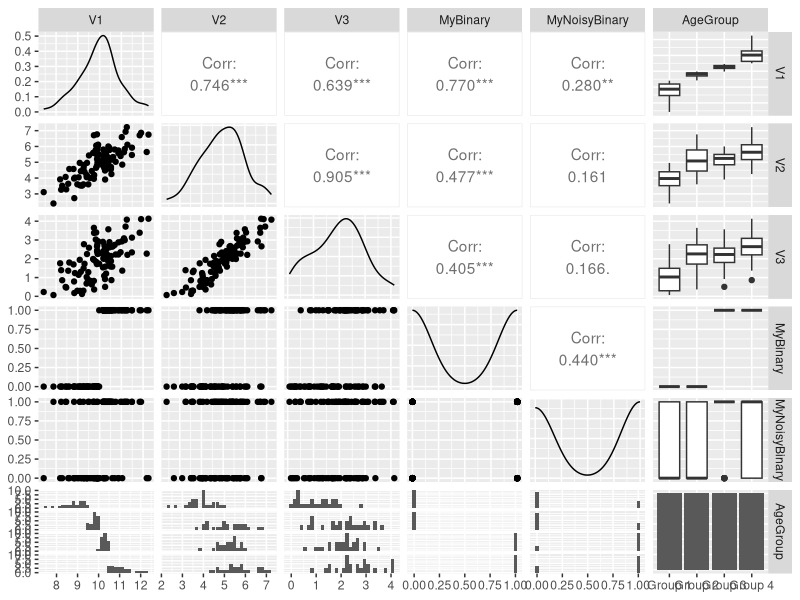

This chart was generated by the following R code:


n <- 50
maj <- 0.8
samp <- c(0, 1)
probs <- c(maj, 1-maj)
probs_rev <- rev(probs)
dst_zero <- sample(samp, n, replace = T, prob = probs)
dst_one <- sample(samp, n, replace = T, prob = probs_rev)
mut_zero <- sample(samp, n, replace = T, prob = probs)
mut_one <- sample(samp, n, replace = T, prob = probs_rev)

x <- data.frame(dst = c(dst_zero, dst_one), has_mut = c(mut_zero, mut_one)) 

model <- glm(formula = dst ~ has_mut, data = x, family = binomial)

summary(model)


lineages <- c("lin1", "lin2", "lin3", "lin4")

lin_zero <- sample(lineages, n, replace = T)
lin_one <- sample(lineages, n, replace = T, prob = c(maj, rep((1-maj)/3, 3)))

x$lin <- c(lin_zero, lin_one)


model_2 <- glm(formula = dst ~ lin, data = x, family = binomial)

summary(model_2)

model_3 <- glm(formula = dst ~ lin + has_mut, data = x, family = binomial)

summary(model_3)

anova(model_3, model, test='Chisq')





# ------

# https://www.r-bloggers.com/2021/05/how-to-generate-correlated-data-in-r/

library(MASS)

set.seed(5)
# create the variance covariance matrix
sigma <- rbind(c(1, 0.8, 0.7), c(0.8, 1, 0.9), c(0.7,0.9,1))
# create the mean vector
mu <- c(10, 5, 2) 
# generate the multivariate normal distribution
df <- as.data.frame(MASS::mvrnorm(n = 100, mu = mu, Sigma = sigma))

model <- lm(V1 ~ V2, data = df)
summary(model)

model_2 <- lm(V1 ~ V3, data = df) 
summary(model_2)

model_3 <- lm(V1 ~ V2 + V3, data = df)
summary(model_3)


# ------

library(tidyverse)
library(GGally)

df <- df %>% mutate(MyBinary = ifelse(V1 > median(V1), 1 ,0))

df <- df %>% mutate(MyNoisyBinary = ifelse(V1 > median(V1), 
                                           sample(c(0,1), 
                                                  n(), 
                                                  replace = TRUE, 
                                                  p = c(0.25, 0.75)),
                                           sample(c(0,1), n(),  replace = TRUE, p=c(0.75, 0.25))))

df <- df %>% mutate(AgeGroup= case_when(V1 < quantile(V1, 0.25) ~ "Group 1",
                                    V1 < quantile(V1, 0.5) ~ "Group 2",
                                    V1 < quantile(V1, 0.75) ~ "Group 3",
                                    TRUE ~ "Group 4"))


ggpairs(df)










